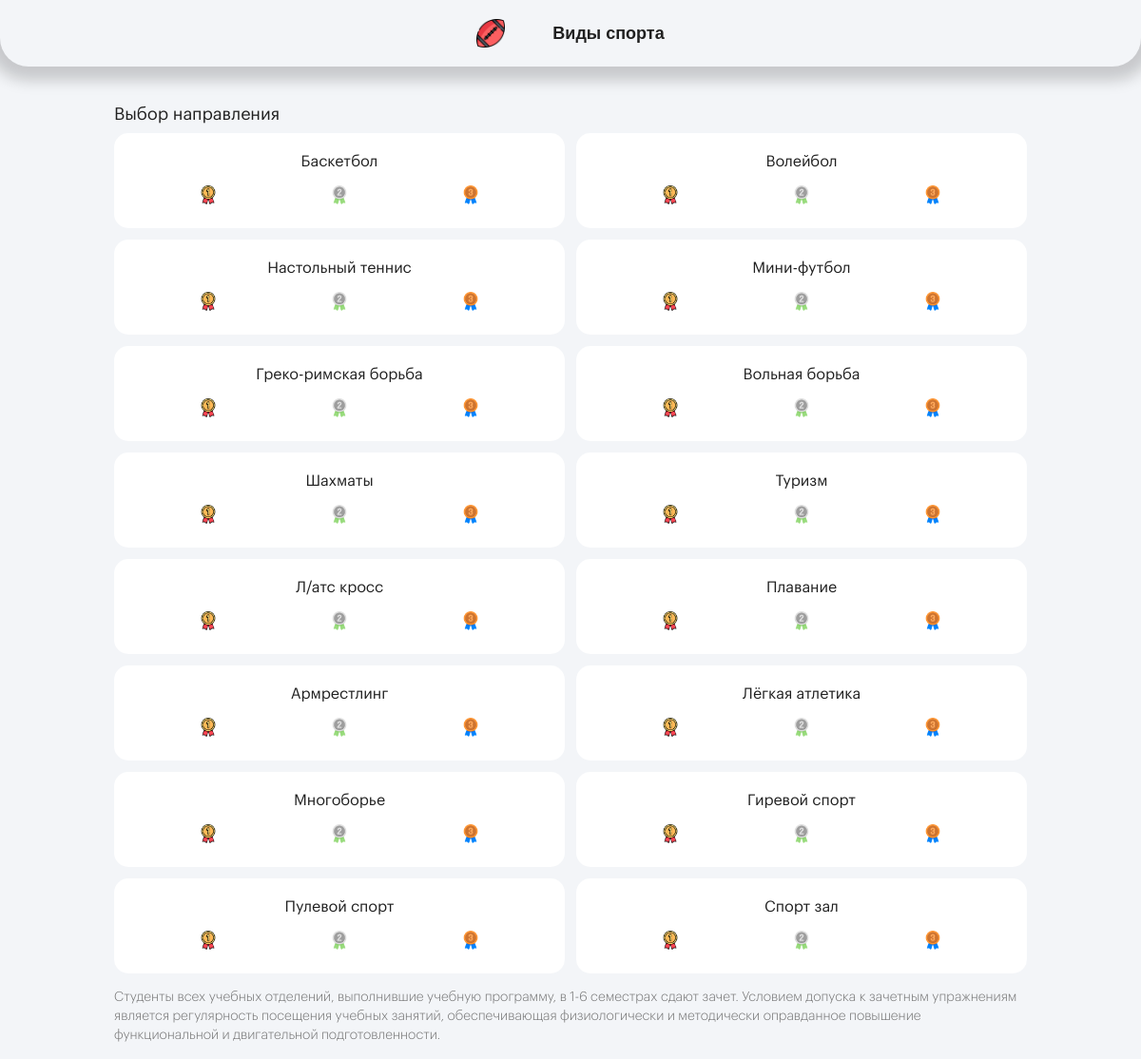
Screenshot of /sport.php with the database file from the repository.
### tables this page shows
CREATE TABLE `sports` (
  `id` int NOT NULL,
  `name` tinytext NOT NULL
);

### db.php (called while the page is built, shortened)
<?php
$hostname = "localhost";
$dbname = "belsut";
$username = "book";
$password = "*book*bsut";
$charset = "utf8mb4";
try {
    $conn = new PDO("mysql:host=$hostname; dbname=$dbname; charset=$charset;", $username, $password);
}
catch (PDOException $e){
    print("Connection failed: " . $e->getMessage());
}
function get_sports() {
    global $conn;
    $sports = $conn->query("SELECT * FROM sports");
    return $sports;
}

### sport.php (the view, shortened to what this page needs)
   <?php require('require/head.php'); ?>
   <header class="header">
       <div class="header_title">
           <img src="img/sport.png">
           <h1>Виды спорта</h1>
       </div>
   </header>
   <div class="container">
       <section>
           <h1>Выбор направления</h1>
           <div class="sport-block">
               <?php $sports = get_sports();
               foreach ($sports as $sport): ?>
               <div class="block-sport">
                   <div class="block-12">
                       <h2><?php echo $sport["name"]; ?></h2>
                   </div>
                   <div class="block_sport_img">
                       <img src="img/medal1.png">
                       <img src="img/medal2.png">
                       <img src="img/medal3.png">
                   </div>
               </div>
               <?php endforeach; ?>
<div class="block-sport">
                   <div class="block-12">
                       <h2>Спорт зал</h2>
                   </div>
                   <div class="block_sport_img">
                       <img src="img/medal1.png">
                       <img src="img/medal2.png">
                       <img src="img/medal3.png">
                   </div>
               </div>
           </div>
           <h3 style="color: #707070; margin: 15px 0;">
               Студенты всех учебных отделений, выполнившие учебную программу, в 1-6 семестрах сдают зачет. Условием допуска к зачетным упражнениям является регулярность посещения учебных занятий, обеспечивающая физиологически и методически оправданное повышение функциональной и двигательной подготовленности.<br>
           </h3>
       </section>
   </div>
   <?php require('require/endpage.php'); ?>

### css/style.css (style rules this page uses)
* { box-sizing: border-box; }
.container { max-width: 1000px; padding: 0 20px; margin: 0 auto; }
.container h2 { font-weight: 400; }
body { min-width: 320px; padding: 0; margin: 0; line-height: 20px; font-family: 'GraphikLCG', sans-serif; background-color: #f3f5f8; }
.header { min-height: 70px; max-height: 100px; max-width: 1220px; margin: 0 auto 30px auto; background-color: #f3f5f8; border-radius: 0 0 30px 30px; box-shadow: 0 0 15px 15px rgba(0, 0, 0, 0.18); justify-content: center; align-items: center; display: flex; position: sticky; top: 0; z-index: 100; }
header h1 { font-size: 18px; font-weight: 700; color: #202020; line-height: normal; text-align: center; padding-left: 50px; }
.header_title { font-family: 'Bold', sans-serif; position: relative; display: flex; align-items: center; justify-content: center; max-width: 500px; }
h1 { font-size: 18px; color: #202020; font-weight: 400; line-height: 40px; margin: 0; }
h2 { font-size: 14px; color: #202020; font-weight: 600; line-height: 2em; }
h3 { font-size: 14px; font-weight: 300; margin: 0; }
.header_title img { max-width: 30px; max-height: 30px; }
section { margin-bottom: 15px; }
.block-1 h2, .block-12 h2 { line-height: 1; }
.block-1 h2, .block-12 h2 { font-size: 16px }
.block-sport { position: relative; display: block; justify-content: space-between; align-items: center; padding: 15px 20px; background-color: #fff; border-radius: 15px; width: calc(50% - 6px); }
.info-block, .sport-block, .studlife-block { display: flex; flex-wrap: wrap; gap: 12px; }
.block-sport img { width: 20px; max-width: 35px; }
.block-12 { justify-content: center; text-align: center; margin: 0 auto; }
.block_sport_img { display: flex; justify-content: space-around; padding: 10px; box-shadow: none; }
.block-sport h2 { margin: 7px auto; }

### rows the page displays
sports: name "Баскетбол"
sports: name "Волейбол"
sports: name "Настольный теннис"
sports: name "Мини-футбол"
sports: name "Греко-римская борьба"
sports: name "Вольная борьба"
sports: name "Шахматы"
sports: name "Туризм"
sports: name "Л/атс кросс"
sports: name "Плавание"
sports: name "Армрестлинг"
sports: name "Лёгкая атлетика"
sports: name "Многоборье"
sports: name "Гиревой спорт"
sports: name "Пулевой спорт"
